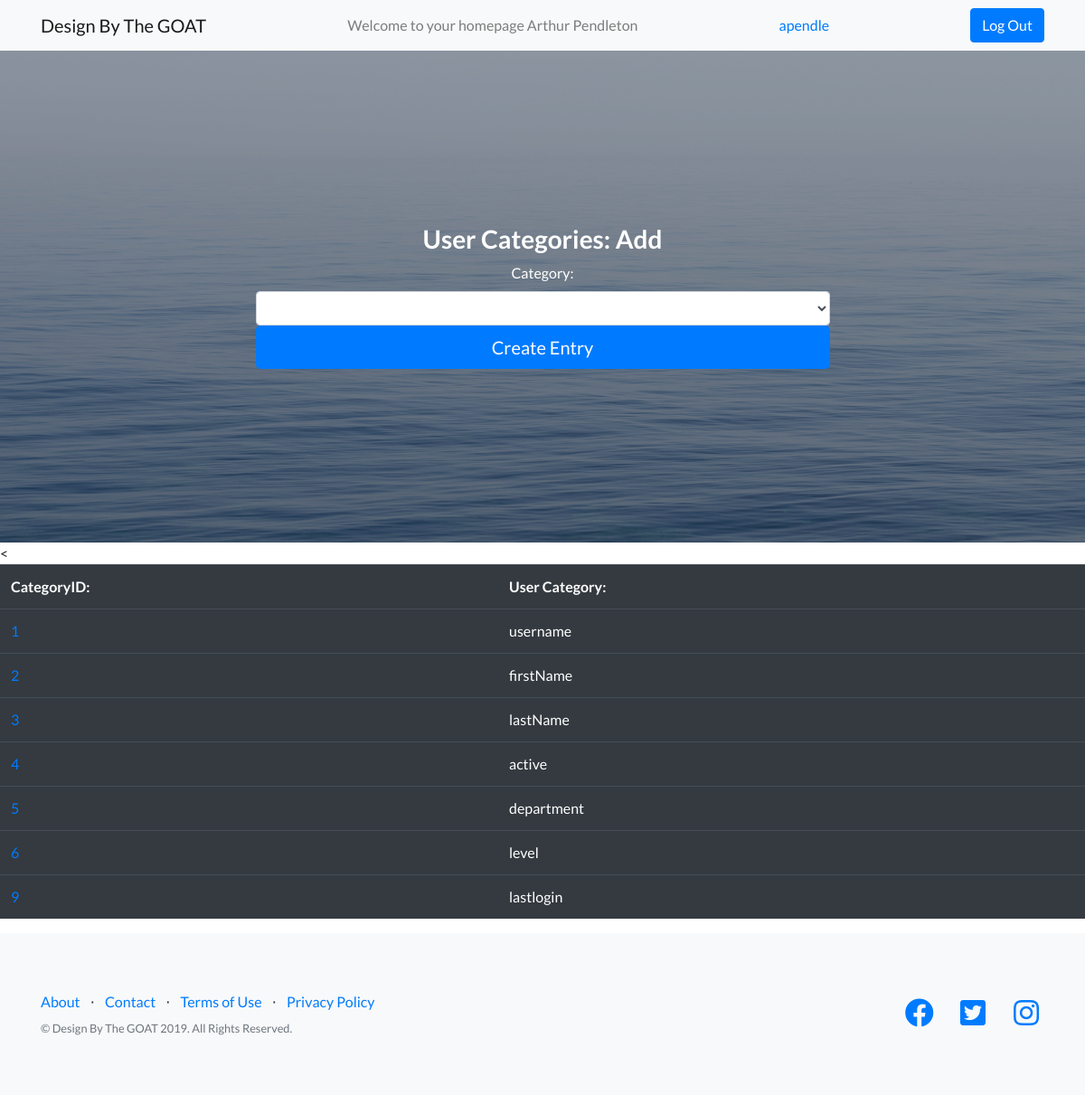
/usercategories.php (signed in), run on the app's committed database.
### tables this page shows
CREATE TABLE `UserCategories` (
  `categoryID` int(5) NOT NULL,
  `userCategory` varchar(100) NOT NULL
);

### usercategories.php (the view, shortened to what this page needs)
<?php
  require('connect.php');
  $level = $_SESSION['level'];
  $username = $_SESSION['username'];
  $name = $_SESSION['name'];
  $error = "You do not have clearance to view this page. Press back on your browser to return to the previous page.";
  $query2 = "SELECT * FROM UserCategories";
  $statement2 = $db->prepare($query2);
  $statement2->execute();
?>
<!DOCTYPE html>
<html lang="en">
	<head>
  <link href="vendor/bootstrap/css/bootstrap.min.css" rel="stylesheet">
  <link href="vendor/fontawesome-free/css/all.min.css" rel="stylesheet">
  <link href="vendor/simple-line-icons/css/simple-line-icons.css" rel="stylesheet" type="text/css">
   <link href="css/landing-page.min.css" rel="stylesheet">
	</head>
<body>
      <nav class="navbar navbar-light bg-light static-top">
    <div class="container">
      <a class="navbar-brand" href="userindex.php">Design By The GOAT</a>
      <span class="navbar-text">
        Welcome to your homepage <?=$name?>
      </span>
      <a class="nav-link" href="#"><?=$username?> <span class="sr-only">(current)</span></a>
      <a class="btn btn-primary btn-med" href="logout.php">Log Out</a>
    </div>
  </nav>
  <?php if($level != 1):?>
    <p><?=$error?></p>
  <?php else:?>
  <header class="masthead text-white text-center">
    <div class="container">
      <div class="row">
        <div class="col-md-10 col-lg-8 col-xl-7 mx-auto">
        <form method="post" action="insertusercategory.php">
            <div class="form-row">
              <div class="col-12 col-md-4s mb-2 mb-md-0">
                <h3>User Categories: Add</h3>
                    <label for="category">Category:</label>
                    <select class="form-control" name="category" id="category">
                    </select>
                    <button class="btn btn-block btn-lg btn-primary" type="submit">Create Entry</button>
              </div>
            </div>
          </form>
        </div>
      </div>
    </div>
  </header>
  <<table class="table table-hover table-dark">
    <tbody>
        <tr>
            <th>CategoryID:</th>
            <th>User Category:</th>
        </tr>
        <?php while($row = $statement2->fetch()):?>
        <tr>
            <td><a href="editusercategory.php?categoryID=<?=$row['categoryID']?>"><?=$row['categoryID']?></td>
            <td><?=$row['userCategory']?></td>
        </tr>
        <?php endwhile?>
    </tbody>
</table>
  <?php endif?>
  <footer class="footer bg-light">
    <div class="container">
      <div class="row">
        <div class="col-lg-6 h-100 text-center text-lg-left my-auto">
          <ul class="list-inline mb-2">
            <li class="list-inline-item">
              <a href="#">About</a>
            </li>
            <li class="list-inline-item">&sdot;</li>
            <li class="list-inline-item">
              <a href="#">Contact</a>
            </li>
            <li class="list-inline-item">&sdot;</li>
            <li class="list-inline-item">
              <a href="#">Terms of Use</a>
            </li>
            <li class="list-inline-item">&sdot;</li>
            <li class="list-inline-item">
              <a href="#">Privacy Policy</a>
            </li>
          </ul>
          <p class="text-muted small mb-4 mb-lg-0">&copy; Design By The GOAT 2019. All Rights Reserved.</p>
        </div>
        <div class="col-lg-6 h-100 text-center text-lg-right my-auto">
          <ul class="list-inline mb-0">
            <li class="list-inline-item mr-3">
              <a href="#">
                <i class="fab fa-facebook fa-2x fa-fw"></i>
              </a>
            </li>
            <li class="list-inline-item mr-3">
              <a href="#">
                <i class="fab fa-twitter-square fa-2x fa-fw"></i>
              </a>
            </li>
            <li class="list-inline-item">
              <a href="#">
                <i class="fab fa-instagram fa-2x fa-fw"></i>
              </a>
            </li>
          </ul>
        </div>
      </div>
    </div>
  </footer>
  </body>
</html>

### data on the page
usercategories: categoryID "1", userCategory "username"
usercategories: categoryID "2", userCategory "firstName"
usercategories: categoryID "3", userCategory "lastName"
usercategories: categoryID "4", userCategory "active"
usercategories: categoryID "5", userCategory "department"
usercategories: categoryID "6", userCategory "level"
usercategories: categoryID "9", userCategory "lastlogin"

### other printed values
$name "Arthur Pendleton"
$username "apendle"
